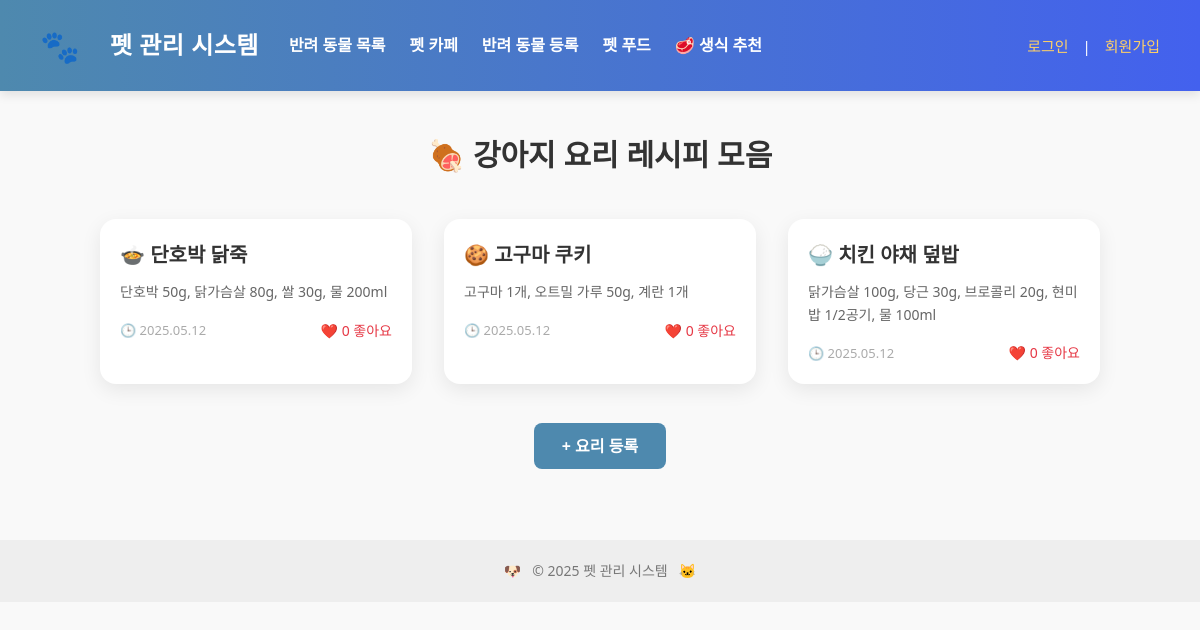
Screenshot of /food/ with the database file from the repository.
### pet/models.py (models this page shows, shortened)
class PetFood(models.Model):
    title = models.CharField("요리 제목", max_length=100)
    ingredients = models.TextField("재료")
    instructions = models.TextField("조리 방법")
    image = models.ImageField("이미지", upload_to='pet_foods/', blank=True)
    created_at = models.DateTimeField("등록일", auto_now_add=True)
    likes = models.ManyToManyField(User, related_name='liked_petfoods', blank=True)

### pet/views.py (the view)
# urls.py: path('food/', views.pet_food_list, name='pet_food_list'),
def pet_food_list(request):
    foods = PetFood.objects.order_by('-created_at')
    return render(request, 'pet/pet_food_list.html', {'foods': foods})

### pet/templates/pet/pet_food_list.html (shortened to what this page needs)
{% extends "pet/pet_base.html" %}
{% block content %}
<h2 style="text-align:center; font-size: 30px; margin-bottom: 40px; color: #333; font-weight: 800;">
  🍖 강아지 요리 레시피 모음
</h2>
<div style="display: grid; grid-template-columns: repeat(auto-fit, minmax(260px, 1fr)); gap: 32px; max-width: 1000px; margin: 0 auto;">
  {% for food in foods %}
  <div style="background: white; border-radius: 16px; box-shadow: 0 6px 20px rgba(0, 0, 0, 0.08); overflow: hidden; transition: transform 0.3s ease;">
    <a href="{% url 'pet:pet_food_detail' food.pk %}" style="text-decoration: none; color: inherit;">
      <div style="padding: 20px;">
        <h3 style="font-size: 20px; font-weight: bold; margin-bottom: 10px;">
          {% if "죽" in food.title %}🍲{% elif "쿠키" in food.title %}🍪{% elif "덮밥" in food.title %}🍚{% endif %}
          {{ food.title }}
        </h3>
        <p style="font-size: 14px; color: #666;">{{ food.ingredients|truncatechars:60 }}</p>
        <div style="margin-top: 16px; display: flex; justify-content: space-between; align-items: center;">
          <p style="font-size: 13px; color: #aaa;">🕒 {{ food.created_at|date:"Y.m.d" }}</p>
          <p style="font-size: 14px; color: #e63946;">❤️ {{ food.likes.count }} 좋아요</p>
        </div>
      </div>
    </a>
  </div>
  {% empty %}
  <p style="text-align: center;">등록된 요리가 아직 없습니다.</p>
  {% endfor %}
</div>
<div style="text-align: center; margin-top: 50px;">
  <a href="{% url 'pet:pet_food_create' %}" style="background: #4e89ae; color: white; padding: 12px 28px; border-radius: 8px; text-decoration: none; font-weight: 600;">+ 요리 등록</a>
</div>
{% endblock %}

### pet/templates/pet/pet_base.html (style rules this page uses)
* { box-sizing: border-box; margin: 0; padding: 0; }
body { font-family: 'Segoe UI', sans-serif; background-color: #f9f9f9; color: #333; line-height: 1.6; }

### rows the page displays
PetFood: title "단호박 닭죽", ingredients "단호박 50g, 닭가슴살 80g, 쌀 30g, 물 200ml", created_at "2025.05.12", likes.count "0"
PetFood: title "고구마 쿠키", ingredients "고구마 1개, 오트밀 가루 50g, 계란 1개", created_at "2025.05.12", likes.count "0"
PetFood: title "치킨 야채 덮밥", ingredients "닭가슴살 100g, 당근 30g, 브로콜리 20g, 현미밥 1/2공기, 물 100ml", created_at "2025.05.12", likes.count "0"
